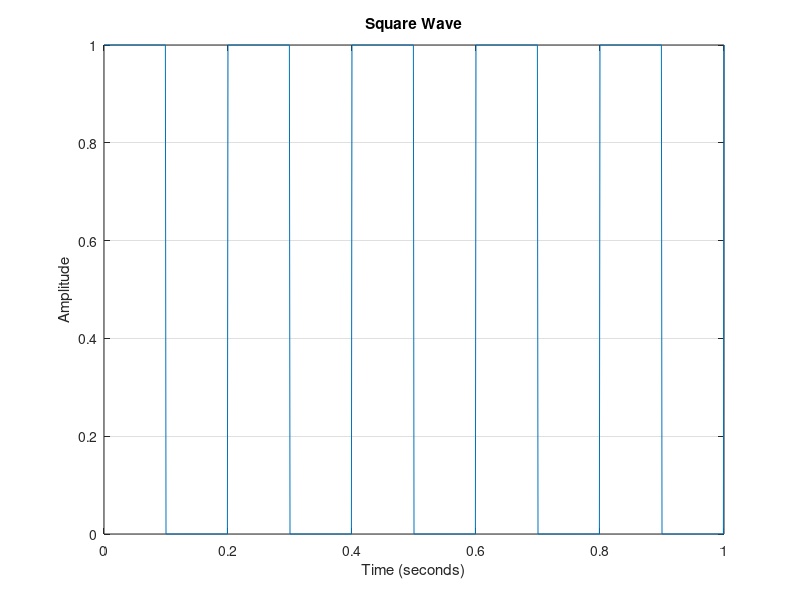

The MATLAB source for this figure:
clc;
clear;
close all;
% Parameters
Fs = 1000;          % Sampling frequency, Hz
T = 1/Fs;           % Sampling period
t = 0:T:1;          % Time vector from 0 to 1 second

% Frequency of the square wave
frequency = 5;      % Adjust this to change the frequency of the square wave

% Generate square wave
squareWave = (square(2*pi*frequency*t)+1)/2;

% Plotting
plot(t, squareWave);
title('Square Wave');
xlabel('Time (seconds)');
ylabel('Amplitude');
grid on;

